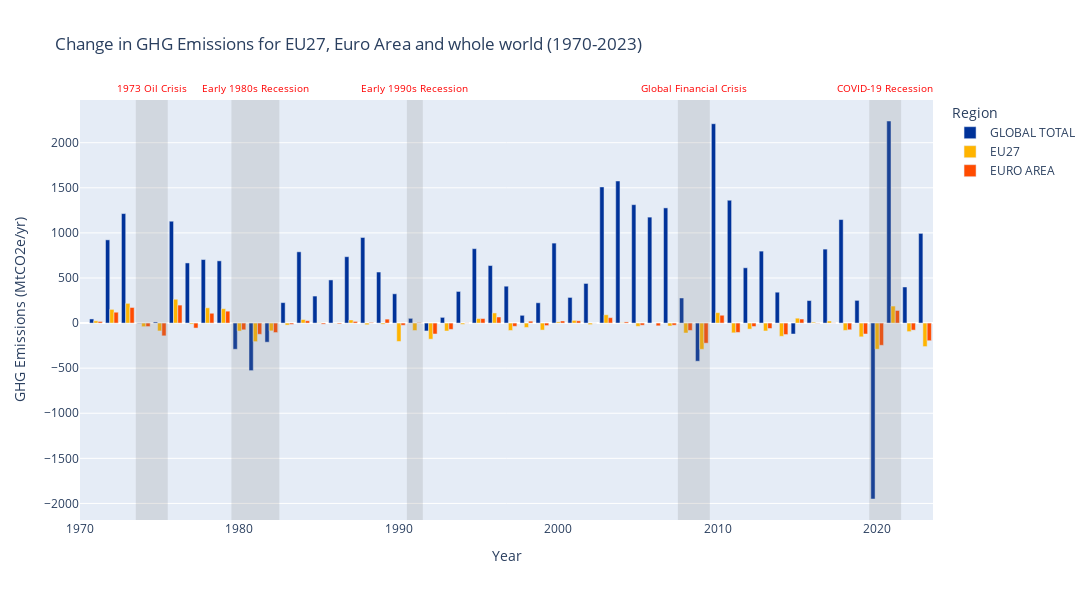

The notebook cell saved with this chart:
### Markdown cell above
### Chart 1
First, we compute the growth from the emission totals by differentiating. We cannot get information from the first period, as no data is present for 1969. Then, we plot the first chart

### Code cell
recessions = [
    {"start": "1973", "end": "1975", "name": "1973 Oil Crisis"},
    {"start": "1979", "end": "1982", "name": "Early 1980s Recession"},
    {"start": "1990", "end": "1991", "name": "Early 1990s Recession"},
    {"start": "2007", "end": "2009", "name": "Global Financial Crisis"},
    {"start": "2019", "end": "2021", "name": "COVID-19 Recession"}
]


# GHG growth from one year to the next
GHG_growth_by_country = GHG_totals_by_country.drop(columns='Country').diff(periods=1, axis=1).iloc[:, 1:]
GHG_growth_by_country.insert(0, 'Country', GHG_totals_by_country.Country)
# Filter required columns 
df = GHG_growth_by_country.loc[['GLOBAL TOTAL', 'EU27', 'EURO AREA']]
# # Plot (built-in function)
# df = df.set_index('Country')
# plt = df.T.plot(kind='bar', figsize=(18, 10), color={'GLOBAL TOTAL': '#003299', 'EU27': '#FFB400',  'EURO AREA':'#FF4B00', 'United States': '#65B800'}, grid=True)
# plt.axhline(0, color='k', linestyle='dashed')
# Melt
df_long = df.melt(id_vars=["Country"], var_name="Year", value_name="Emissions")

fig = px.bar(
    df_long,
    x="Year",                # Year on the x-axis
    y="Emissions",              # Emissions on the y-axis
    color="Country",       # Use income group for color differentiation
    title="Change in GHG Emissions for EU27, Euro Area and whole world (1970-2023)",
    labels={"Country": "Region", "Emissions": "GHG Emissions (MtCO2e/yr)"},  # Axis labels
    color_discrete_sequence=COLORS,
    barmode="group",             # Grouped bars for each year
    height = 600,
    width = 1350
)


# Add shaded rectangles and annotations for recessions
for recession in recessions:
    # Add shaded rectangle
    fig.add_shape(
        type="rect",
        x0=recession["start"]+'.5',
        x1=recession["end"]+'.5',
        y0=0,
        y1=1,  
        xref="x",
        yref="paper",
        fillcolor="rgba(128, 128, 128, 0.2)",  # Transparent red
        line=dict(width=0)  # No border
    )
    
    # Add annotation
    fig.add_annotation(
        x=(int(recession["start"]) + int(recession["end"])) / 2 +0.5,  # Midpoint of the recession
        y=1.05,  # Slightly above the top of the chart
        xref="x",
        yref="paper",
        text=recession["name"],
        showarrow=False,
        font=dict(size=10, color="red")
    )
fig.update_layout(
    xaxis=dict(range=[1970, df_long["Year"].max() + 0.5]),  # Slightly extend x-axis range
)
# Export chart
fig.write_image('./pdf/Chart1.pdf')
# Show the chart
fig.show()

### Figure 1 — Plotly figure (JSON) as saved in the notebook; plotly's stock layout.template omitted (floating-point values rounded to 4 significant figures)
{"data": [{"alignmentgroup": "True", "hovertemplate": "Region=GLOBAL TOTAL<br>Year=%{x}<br>GHG Emissions (MtCO2e/yr)=%{y}<extra></extra>", "legendgroup": "GLOBAL TOTAL", "marker": {"color": "#003299", "pattern": {"shape": ""}}, "name": "GLOBAL TOTAL", "offsetgroup": "GLOBAL TOTAL", "orientation": "v", "showlegend": true, "textposition": "auto", "type": "bar", "x": [1971, 1972, 1973, 1974, 1975, 1976, 1977, 1978, 1979, 1980, 1981, 1982, 1983, 1984, 1985, 1986, 1987, 1988, 1989, 1990, 1991, 1992, 1993, 1994, 1995, 1996, 1997, 1998, 1999, 2000, 2001, 2002, 2003, 2004, 2005, 2006, 2007, 2008, 2009, 2010, 2011, 2012, 2013, 2014, 2015, 2016, 2017, 2018, 2019, 2020, 2021, 2022, 2023], "xaxis": "x", "y": [45.66, 922.9, 1214.0, -3.27, 12.36, 1129.0, 666.8, 704.4, 690.1, -290.3, -527.2, -211.8, 226.8, 790.2, 299.5, 478.3, 735.9, 949.1, 566.0, 324.6, 52.48, -87.46, 63.25, 350.8, 825.2, 637.8, 408.9, 86.08, 225.1, 886.8, 284.4, 439.3, 1510.0, 1576.0, 1313.0, 1175.0, 1277.0, 278.4, -422.9, 2210.0, 1362.0, 613.0, 797.9, 342.3, -121.4, 249.7, 820.3, 1148.0, 251.7, -1951.0, 2241.0, 400.2, 994.4], "yaxis": "y"}, {"alignmentgroup": "True", "hovertemplate": "Region=EU27<br>Year=%{x}<br>GHG Emissions (MtCO2e/yr)=%{y}<extra></extra>", "legendgroup": "EU27", "marker": {"color": "#FFB400", "pattern": {"shape": ""}}, "name": "EU27", "offsetgroup": "EU27", "orientation": "v", "showlegend": true, "textposition": "auto", "type": "bar", "x": [1971, 1972, 1973, 1974, 1975, 1976, 1977, 1978, 1979, 1980, 1981, 1982, 1983, 1984, 1985, 1986, 1987, 1988, 1989, 1990, 1991, 1992, 1993, 1994, 1995, 1996, 1997, 1998, 1999, 2000, 2001, 2002, 2003, 2004, 2005, 2006, 2007, 2008, 2009, 2010, 2011, 2012, 2013, 2014, 2015, 2016, 2017, 2018, 2019, 2020, 2021, 2022, 2023], "xaxis": "x", "y": [24.48, 151.8, 218.7, -40.14, -87.49, 264.0, -11.27, 169.3, 159.3, -88.67, -205.9, -86.37, -22.48, 39.66, 3.398, -1.711, 34.44, -18.95, -12.14, -204.0, -82.7, -178.6, -88.0, -13.76, 50.4, 112.1, -82.25, -48.8, -77.64, 13.41, 29.9, -17.12, 92.05, 3.195, -35.91, -0.2823, -32.28, -110.2, -290.8, 115.3, -108.6, -67.02, -87.57, -146.6, 54.2, 9.648, 22.89, -81.61, -152.6, -289.7, 188.7, -94.71, -260.5], "yaxis": "y"}, {"alignmentgroup": "True", "hovertemplate": "Region=EURO AREA<br>Year=%{x}<br>GHG Emissions (MtCO2e/yr)=%{y}<extra></extra>", "legendgroup": "EURO AREA", "marker": {"color": "#FF4B00", "pattern": {"shape": ""}}, "name": "EURO AREA", "offsetgroup": "EURO AREA", "orientation": "v", "showlegend": true, "textposition": "auto", "type": "bar", "x": [1971, 1972, 1973, 1974, 1975, 1976, 1977, 1978, 1979, 1980, 1981, 1982, 1983, 1984, 1985, 1986, 1987, 1988, 1989, 1990, 1991, 1992, 1993, 1994, 1995, 1996, 1997, 1998, 1999, 2000, 2001, 2002, 2003, 2004, 2005, 2006, 2007, 2008, 2009, 2010, 2011, 2012, 2013, 2014, 2015, 2016, 2017, 2018, 2019, 2020, 2021, 2022, 2023], "xaxis": "x", "y": [17.98, 120.4, 173.0, -38.8, -141.7, 199.5, -55.35, 108.8, 132.0, -74.92, -124.5, -105.1, -14.45, 25.62, -12.04, -9.197, 18.26, 6.967, 43.87, -24.33, 5.407, -121.1, -70.17, 2.254, 50.01, 67.34, -36.17, 21.31, -27.81, 23.32, 25.09, 1.142, 60.07, 12.79, -23.56, -30.52, -23.75, -81.73, -223.0, 86.88, -103.6, -38.21, -60.15, -127.2, 44.8, -2.766, 2.208, -74.47, -121.0, -246.7, 139.8, -78.19, -195.7], "yaxis": "y"}], "layout": {"annotations": [{"font": {"color": "red", "size": 10}, "showarrow": false, "text": "1973 Oil Crisis", "x": 1974.0, "xref": "x", "y": 1.05, "yref": "paper"}, {"font": {"color": "red", "size": 10}, "showarrow": false, "text": "Early 1980s Recession", "x": 1981, "xref": "x", "y": 1.05, "yref": "paper"}, {"font": {"color": "red", "size": 10}, "showarrow": false, "text": "Early 1990s Recession", "x": 1991, "xref": "x", "y": 1.05, "yref": "paper"}, {"font": {"color": "red", "size": 10}, "showarrow": false, "text": "Global Financial Crisis", "x": 2008.0, "xref": "x", "y": 1.05, "yref": "paper"}, {"font": {"color": "red", "size": 10}, "showarrow": false, "text": "COVID-19 Recession", "x": 2020.0, "xref": "x", "y": 1.05, "yref": "paper"}], "barmode": "group", "height": 600, "legend": {"title": {"text": "Region"}, "tracegroupgap": 0}, "shapes": [{"fillcolor": "rgba(128, 128, 128, 0.2)", "line": {"width": 0}, "type": "rect", "x0": "1973.5", "x1": "1975.5", "xref": "x", "y0": 0, "y1": 1, "yref": "paper"}, {"fillcolor": "rgba(128, 128, 128, 0.2)", "line": {"width": 0}, "type": "rect", "x0": "1979.5", "x1": "1982.5", "xref": "x", "y0": 0, "y1": 1, "yref": "paper"}, {"fillcolor": "rgba(128, 128, 128, 0.2)", "line": {"width": 0}, "type": "rect", "x0": "1990.5", "x1": "1991.5", "xref": "x", "y0": 0, "y1": 1, "yref": "paper"}, {"fillcolor": "rgba(128, 128, 128, 0.2)", "line": {"width": 0}, "type": "rect", "x0": "2007.5", "x1": "2009.5", "xref": "x", "y0": 0, "y1": 1, "yref": "paper"}, {"fillcolor": "rgba(128, 128, 128, 0.2)", "line": {"width": 0}, "type": "rect", "x0": "2019.5", "x1": "2021.5", "xref": "x", "y0": 0, "y1": 1, "yref": "paper"}], "title": {"text": "Change in GHG Emissions for EU27, Euro Area and whole world (1970-2023)"}, "width": 1350, "xaxis": {"anchor": "y", "domain": [0, 1], "range": [1970, 2024.0], "title": {"text": "Year"}, "type": "linear"}, "yaxis": {"anchor": "x", "autorange": true, "domain": [0, 1], "range": [-2184.0, 2474.0], "title": {"text": "GHG Emissions (MtCO2e/yr)"}, "type": "linear"}}}
